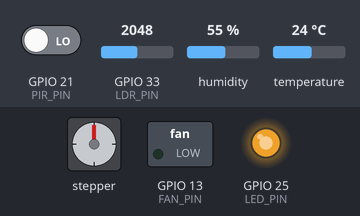
The sketch below on a simulated ESP32. Shown: stepper motor, switched loads named in the sketch (green lamp = pin HIGH), output pins drawn as LEDs (lit = HIGH). The test bench sets the inputs (shaded band); at power-on: GPIO 21 (PIR_PIN) LOW, GPIO 33 (LDR_PIN) = 2048, humidity 55 %, temperature 24 °C. Stepper angles assume 2048 steps per turn; what the sketch prints to the serial monitor is not drawn.

Above: at 2.2 s.
2.3 s: GPIO 21 (PIR_PIN) driven HIGH
At 5.2 s:
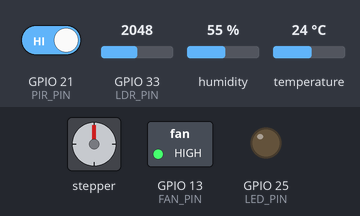
23.8 s: GPIO 21 (PIR_PIN) driven LOW
At 27.3 s:
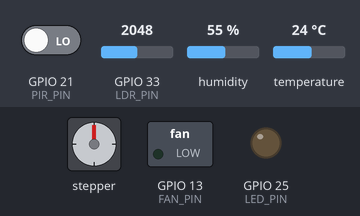
34.4 s: GPIO 33 (LDR_PIN) set to 0
At 39.57 s:
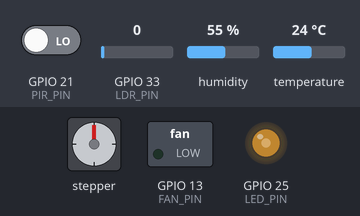
Timing chart, 0 to 54.1 s (numbered marks = the images above; inputs shaded):
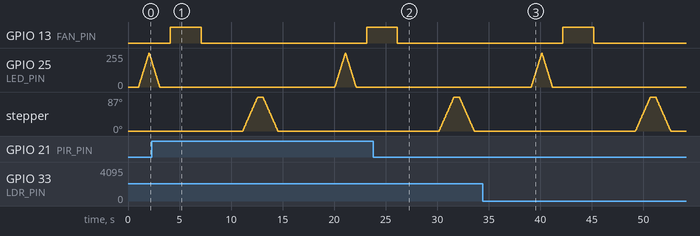

The sketch:

esp32_hardware_test.ino
```cpp
/*
 * ============================================================
 * ESP32 HARDWARE COMPONENT DIAGNOSTIC TEST
 * ============================================================
 * Use this sketch to isolate and test each physical component
 * attached to the ESP32. This skips WiFi and Web Servers to
 * verify that the wiring and sensors are working correctly.
 *
 * Instructions:
 * 1. Upload this code to the ESP32.
 * 2. Open the Serial Monitor (Baud Rate: 115200).
 * 3. The ESP32 will automatically cycle through tests for
 *    the LED, Fan Relay, Stepper Motor, PIR, DHT, and LDR.
 * ============================================================
 */

#include <DHT.h>
#include <Stepper.h>

// Pin Definitions
#define LED_PIN 25
#define FAN_PIN 13
#define PIR_PIN 21
#define LDR_PIN 33
#define DHT_PIN 14
#define DHT_TYPE DHT11 // Change to DHT22 if using DHT22

// Stepper Motor Pins
#define STEPPER_IN1 35
#define STEPPER_IN2 15
#define STEPPER_IN3 4
#define STEPPER_IN4 23

#define STEPS_PER_REV 2048
#define STEPPER_SPEED 10

// Objects
DHT dht(DHT_PIN, DHT_TYPE);
Stepper stepperMotor(STEPS_PER_REV, STEPPER_IN1, STEPPER_IN3, STEPPER_IN2, STEPPER_IN4);

void setup() {
  Serial.begin(115200);
  delay(1000);

  Serial.println("\n=================================");
  Serial.println("  ESP32 HARDWARE DIAGNOSTICS");
  Serial.println("=================================");

  // Initialize Pins
  pinMode(LED_PIN, OUTPUT);
  pinMode(FAN_PIN, OUTPUT);
  pinMode(PIR_PIN, INPUT);
  // LDR_PIN is for analogRead, no pinMode needed strictly, but good practice
  pinMode(LDR_PIN, INPUT);

  // Initialize DHT
  dht.begin();

  // Initialize Stepper
  stepperMotor.setSpeed(STEPPER_SPEED);

  Serial.println("Init complete. Starting tests...\n");
}

void loop() {
  // ---------------------------------------------------------
  // 1. TEST LED (Analog Write / PWM)
  // ---------------------------------------------------------
  Serial.println("\n--- 1. Testing LED (PWM on Pin 25) ---");
  Serial.println("Fading UP...");
  for(int i = 0; i <= 255; i += 5) {
    analogWrite(LED_PIN, i);
    delay(20);
  }
  Serial.println("Fading DOWN...");
  for(int i = 255; i >= 0; i -= 5) {
    analogWrite(LED_PIN, i);
    delay(20);
  }
  analogWrite(LED_PIN, 0); // Ensure it's off
  delay(1000);

  // ---------------------------------------------------------
  // 2. TEST FAN RELAY
  // ---------------------------------------------------------
  Serial.println("\n--- 2. Testing Fan Relay (Pin 13) ---");
  Serial.println("Fan ON");
  digitalWrite(FAN_PIN, HIGH);
  delay(3000);
  Serial.println("Fan OFF");
  digitalWrite(FAN_PIN, LOW);
  delay(1000);

  // ---------------------------------------------------------
  // 3. TEST DHT11/22 SENSOR
  // ---------------------------------------------------------
  Serial.println("\n--- 3. Testing DHT Sensor (Pin 14) ---");
  float h = dht.readHumidity();
  float t = dht.readTemperature();
  if (isnan(h) || isnan(t)) {
    Serial.println("❌ ERROR: Failed to read from DHT sensor! Check wiring.");
  } else {
    Serial.print("✅ Temperature: ");
    Serial.print(t);
    Serial.print("°C  |  Humidity: ");
    Serial.print(h);
    Serial.println("%");
  }
  delay(1000);

  // ---------------------------------------------------------
  // 4. TEST LDR (Light Sensor)
  // ---------------------------------------------------------
  Serial.println("\n--- 4. Testing LDR / Light Sensor (Pin 33) ---");
  int lightVal = analogRead(LDR_PIN);
  Serial.print("✅ Light Level (0 - 4095): ");
  Serial.println(lightVal);
  if (lightVal == 0 || lightVal >= 4095) {
    Serial.println("⚠️ Warning: Value is extreme, check LDR resistor wiring if this is indoors.");
  }
  delay(1000);

  // ---------------------------------------------------------
  // 5. TEST PIR MOTION SENSOR
  // ---------------------------------------------------------
  Serial.println("\n--- 5. Testing PIR Motion Sensor (Pin 21) ---");
  Serial.print("Motion State: ");
  int motion = digitalRead(PIR_PIN);
  if (motion == HIGH) {
    Serial.println("✅ Motion DETECTED (HIGH)");
  } else {
    Serial.println("✅ No motion (LOW)");
  }
  delay(1000);

  // ---------------------------------------------------------
  // 6. TEST STEPPER MOTOR
  // ---------------------------------------------------------
  Serial.println("\n--- 6. Testing Stepper Motor ---");
  Serial.println("Opening Blinds (moving 500 steps forward)...");
  stepperMotor.step(500);
  delay(500);

  Serial.println("Closing Blinds (moving 500 steps backward)...");
  stepperMotor.step(-500);
  delay(500);

  // De-energize coils to prevent heating
  digitalWrite(STEPPER_IN1, LOW);
  digitalWrite(STEPPER_IN2, LOW);
  digitalWrite(STEPPER_IN3, LOW);
  digitalWrite(STEPPER_IN4, LOW);

  Serial.println("Stepper coils powered off.");

  Serial.println("\n=================================");
  Serial.println("  END OF TEST CYCLE. Restarting in 5s...");
  Serial.println("=================================\n");
  delay(5000);
}
```
